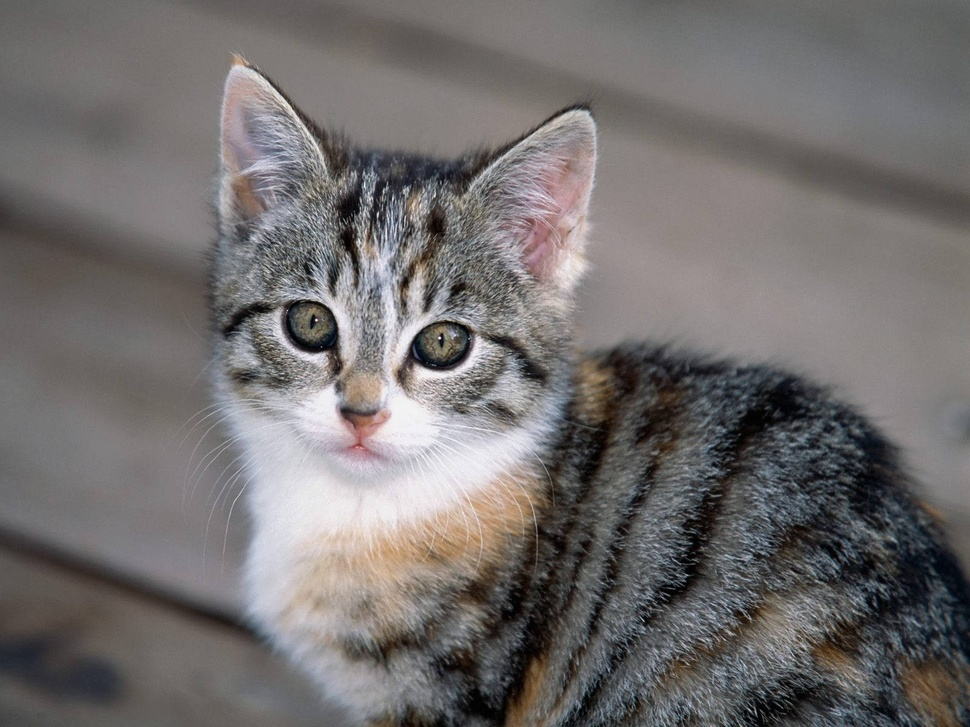
#> input picture cat_Image.jpg, 970 x 727 px, shrunk from 1600 x 1200 before the run
$ jupyter execute ImageArithmaticWithOpencv.ipynb   (shell and % lines are left out)
#> lines starting #> are read from the running program, lines starting #| are printed output that depends on the picture
[cell 1]
# !pip insgtall opencv-pyhton

[cell 2]
import cv2
import matplotlib.pyplot as plt
import numpy as np
import warnings
warnings.filterwarnings('ignore')

[cell 3]
def plt_imshow(title, image):
    image = cv2.cvtColor(image, cv2.COLOR_BGR2RGB)
    plt.imshow(image)
    plt.title("cat_Image.jpg")
    plt.grid(True)
    plt.show()

[cell 4]
args = {"image":"cat_Image.jpg"}

[cell 5]
# img = cv2.imread("dog_image.jpg")
# img.shape

[cell 6]
# cv2.imread("dog_Image.jpg")

[cell 7]
imageAddCustomValue = cv2.add(np.uint8([200]), np.uint8([100]))
imageSubtractCustomValue = cv2.subtract(np.uint8([50]), np.uint8([100]))

[cell 8]
print("Image Maximum value of 255 {}".format(imageAddCustomValue))
print("Image Minimum value of 255 {}".format(imageSubtractCustomValue))

[cell 9]
imageAddCustomValue =np.uint8([200])+ np.uint8([100])
imageSubtractCustomValue = np.uint8([50])- np.uint8([100])

[cell 10]
print("Image Maximum value of 255 {}".format(imageAddCustomValue))
print("Image Minimum value of 255 {}".format(imageSubtractCustomValue))

[cell 11]
img = cv2.imread(args['image'])
#> img is the input picture: shape (727, 970, 3); mean B, G, R 109.7, 110.1, 113.8
img.shape
#> Out = (727, 970, 3)

[cell 12]
img

[cell 13]
m = np.ones(img.shape, dtype=np.uint8) *100

[cell 14]
m

[cell 15]
add = cv2.add(img, m)
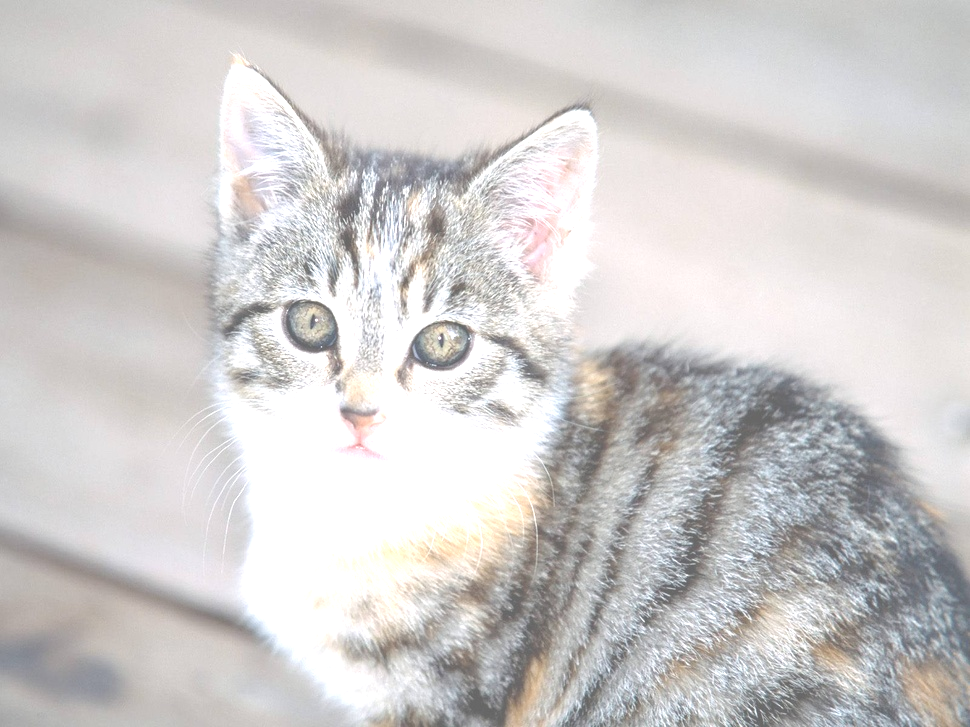
#> add: shape (727, 970, 3); mean B, G, R 205.1, 205.8, 208.5

[cell 16]
add = cv2.add(img, m)
plt_imshow("Added value", add)

$ run again, with dog_Image.jpg copied over cat_Image.jpg
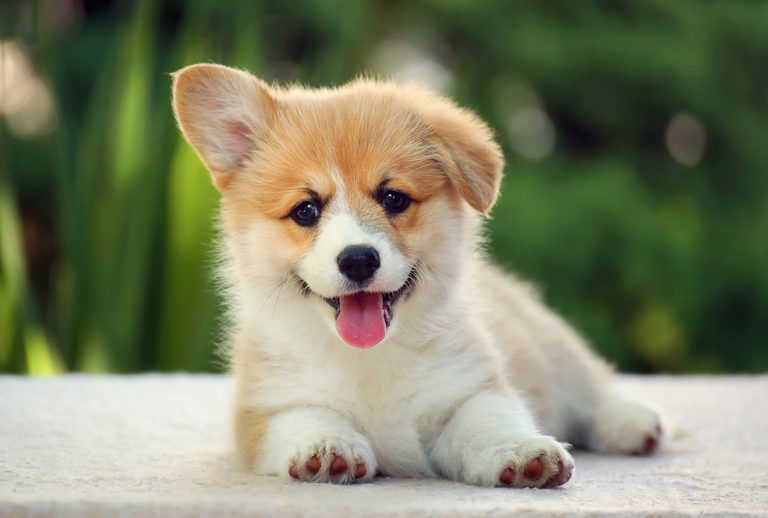
#> input picture dog_Image.jpg, 768 x 518 px
#> img is the input picture: shape (518, 768, 3); mean B, G, R 103, 130.7, 126.7
#> `add = cv2.add(img, m)`:
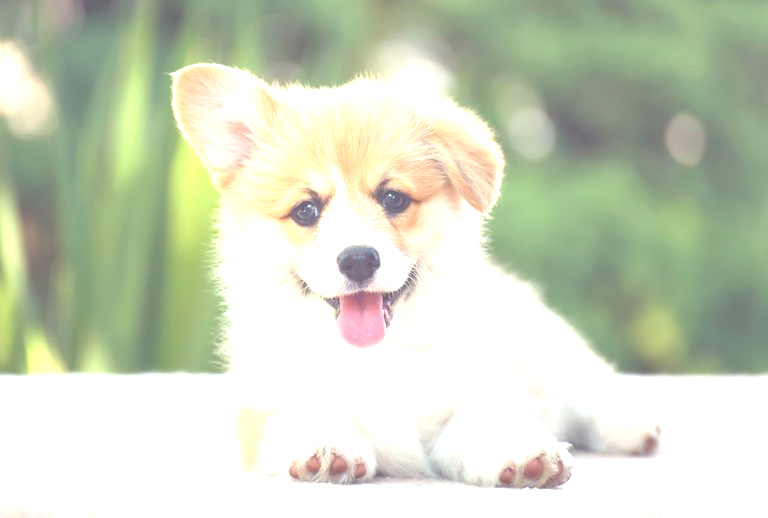
#> add: shape (518, 768, 3); mean B, G, R 190.2, 211.9, 203.8
